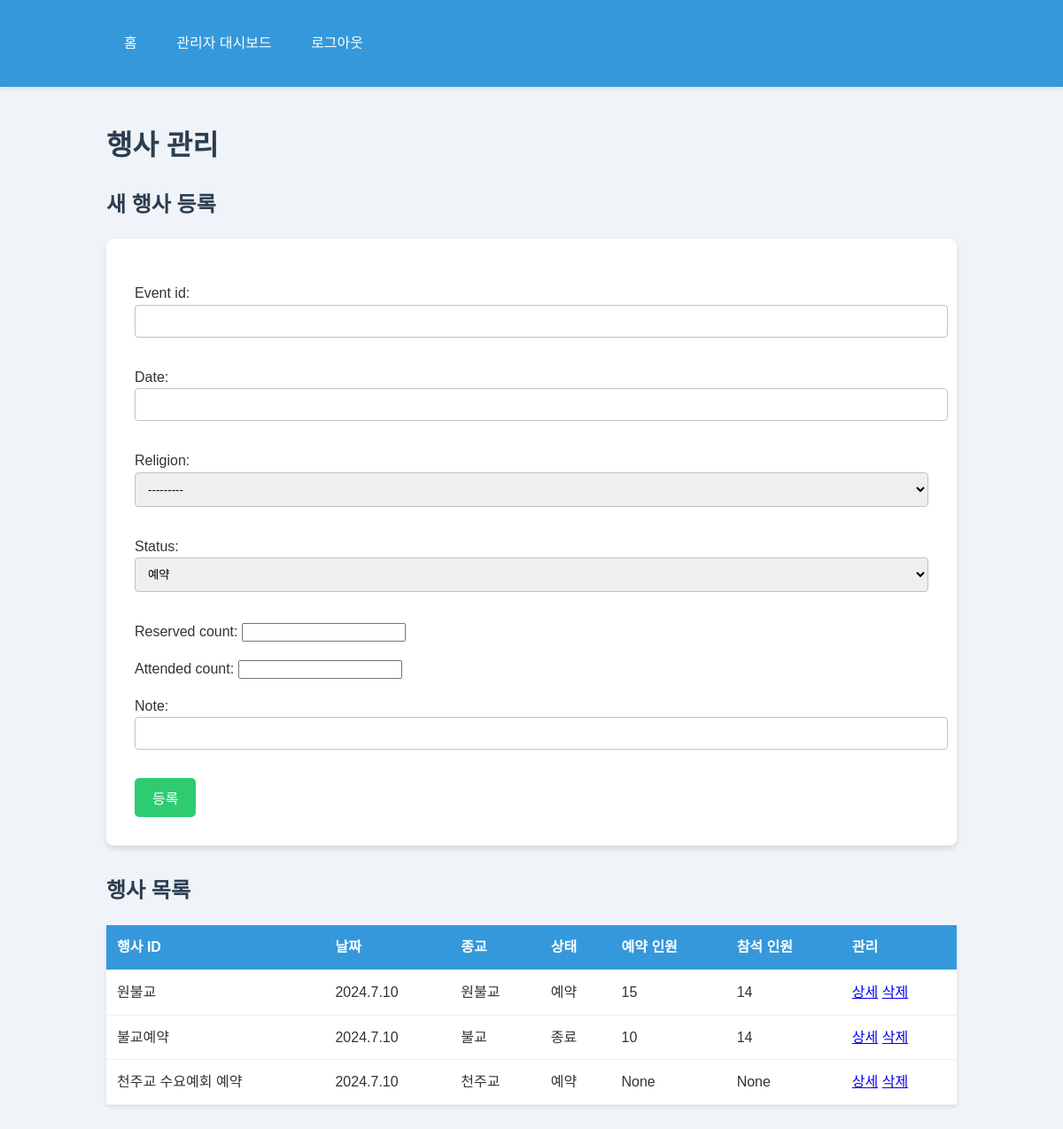
Before: /admin-events/ (signed in) with the older database file.
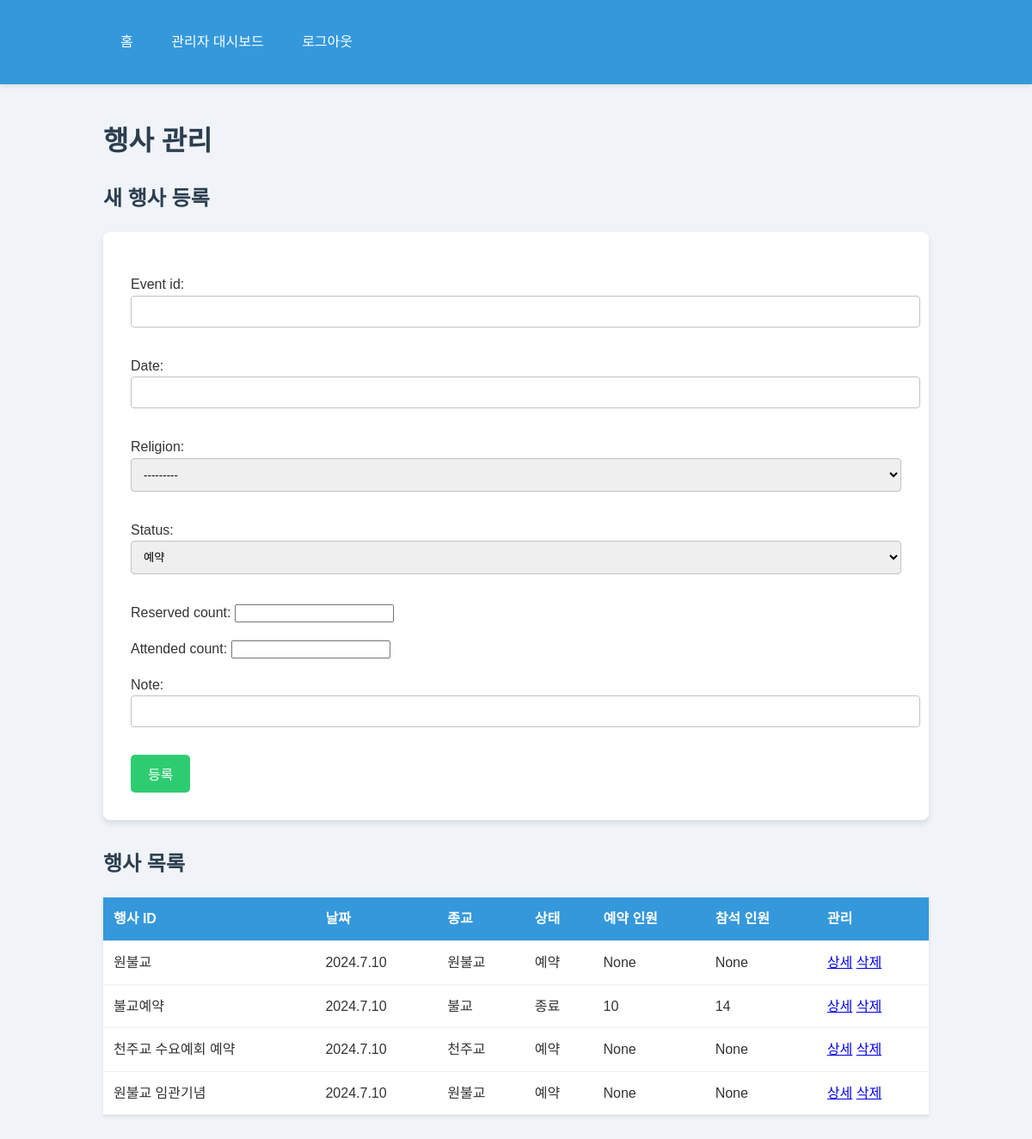
After: the same page with the newer database file.
### main/models.py (models this page shows)
class ReligiousEvent(models.Model):
    RELIGION_CHOICES = [
        ('원불교', '원불교'),
        ('천주교', '천주교'),
        ('기독교', '기독교'),
        ('불교', '불교'),
    ]
    STATUS_CHOICES = [
        ('예약', '예약'),
        ('종료', '종료'),
        ('취소', '취소'),
    ]
    event_id = models.CharField(max_length=20, primary_key=True)
    date = models.CharField(max_length=10)
    religion = models.CharField(max_length=20, choices=RELIGION_CHOICES)
    status = models.CharField(max_length=10, choices=STATUS_CHOICES, default='예약')
    reserved_count = models.IntegerField(null=True, blank=True)
    attended_count = models.IntegerField(null=True, blank=True)
    note = models.CharField(max_length=200, blank=True)
    name = models.CharField(max_length=100, default='')

### main/views.py (the view)
# urls.py: path('admin-events/', views.admin_events, name='admin_events'),
@user_passes_test(lambda u: isinstance(u, MyAdmin))
def admin_events(request):
    events = ReligiousEvent.objects.all()
    if request.method == 'POST':
        form = ReligiousEventForm(request.POST)
        if form.is_valid():
            form.save()
            messages.success(request, '종교행사가 등록되었습니다.')
            return redirect('admin_events')
    else:
        form = ReligiousEventForm()
    return render(request, 'admin_events.html', {'events': events, 'form': form})

### main/forms.py
class ReligiousEventForm(forms.ModelForm):
    class Meta:
        model = ReligiousEvent
        fields = ['event_id', 'date', 'religion', 'status', 'reserved_count', 'attended_count', 'note']

### templates/admin_events.html (shortened to what this page needs)
{% extends 'base.html' %}
{% block content %}
    <h1>행사 관리</h1>
    <h2>새 행사 등록</h2>
    <form method="post">
        {{ form.as_p }}
        <button type="submit">등록</button>
    </form>
    <h2>행사 목록</h2>
    <table>
        <thead>
            <tr>
                <th>행사 ID</th>
                <th>날짜</th>
                <th>종교</th>
                <th>상태</th>
                <th>예약 인원</th>
                <th>참석 인원</th>
                <th>관리</th>
            </tr>
        </thead>
        <tbody>
            {% for event in events %}
                <tr>
                    <td>{{ event.event_id }}</td>
                    <td>{{ event.date }}</td>
                    <td>{{ event.get_religion_display }}</td>
                    <td>{{ event.get_status_display }}</td>
                    <td>{{ event.reserved_count }}</td>
                    <td>{{ event.attended_count }}</td>
                    <td>
                        <a href="{% url 'admin_event_detail' event.event_id %}">상세</a>
                        <a href="{% url 'admin_event_delete' event.event_id %}">삭제</a>
                    </td>
                </tr>
            {% empty %}
                <tr>
                    <td colspan="7">등록된 행사가 없습니다.</td>
                </tr>
            {% endfor %}
        </tbody>
    </table>
{% endblock %}

Changed rows visible on the page:
changed ReligiousEvent "원불교": reserved_count "15" → "None"; attended_count "14" → "None"
added ReligiousEvent: event_id "원불교 임관기념", date "2024.7.10", religion "원불교", status "예약", reserved_count "None", attended_count "None"
